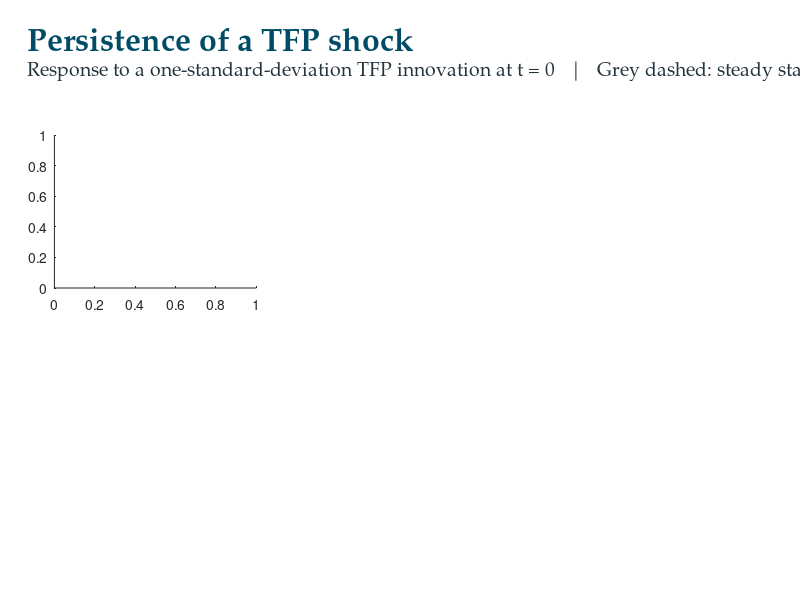

Recreate this plot in MATLAB. (Note: this script raises an error after producing the figure.)
function plot_persistence(rhos,X)
% Overlay of responses to a one-sd TFP innovation for several rho_a, in levels.
% Reads rbc_rho<rho>_o1.mat saved by main.mod; no Dynare rerun.
% Example: plot_persistence([0.5 0.9 0.95],40)
% Layout and styling follow the instructor's plot_lecture34.m. Changes: several
% runs overlaid, impulse responses (steady state + IRF) instead of one simulation.
if nargin<1, rhos=[0.5 0.9 0.95]; end
if nargin<2, X=40; end
lw=4.5;      % line width of the responses; raise it if the lines still look thin
lw_ss=3;     % line width of the dashed steady-state line
variables={'y','c','invest','n','k','w'};
titles={'Output','Consumption','Investment','Hours worked','Capital carried forward','Real wage'};
symbols={'Y_t','C_t','I_t','N_t','K_{t+1}','w_t'};
units={'Goods per period','Goods per period','Goods per period','Share of time','Capital, goods','Goods per hour'};
heading='Persistence of a TFP shock';
if ~exist('figures','dir'), mkdir('figures'); end
blue=[0 76 103]/255; red=[200 60 50]/255; orange=[255 160 35]/255;
colors={blue,red,orange}; ink=[35 52 61]/255; font='Palatino Linotype';
dates=0:X-1; limits=[0 X-1];
fig=figure('Visible','off','Color','w','Position',[80 80 1380 850]);
annotation(fig,'textbox',[0.035 0.915 0.93 0.075],'String',heading, ...
    'EdgeColor','none','FontName',font,'FontSize',23,'FontWeight','bold', ...
    'Color',blue,'HorizontalAlignment','left','Interpreter','none');
annotation(fig,'textbox',[0.035 0.865 0.94 0.05], ...
    'String','Response to a one-standard-deviation TFP innovation at t = 0   |   Grey dashed: steady state', ...
    'EdgeColor','none','FontName',font,'FontSize',14,'Color',ink,'Interpreter','none');
left=0.068; right=0.025; gap=0.075; ncols=3; nrows=2;
width=(1-left-right-(ncols-1)*gap)/ncols;
bottom=0.115; top=0.775; vertical_gap=0.15;
axis_height=(top-bottom-(nrows-1)*vertical_gap)/nrows;
for j=1:numel(variables)
    col=mod(j-1,ncols); row=floor((j-1)/ncols);
    axes('Parent',fig,'Position',[left+col*(width+gap), ...
        top-(row+1)*axis_height-row*vertical_gap,width,axis_height]);
    hold on;
    for i=1:numel(rhos)
        S=load(sprintf('rbc_rho%g_o1.mat',rhos(i)));
        idx=strcmp(cellstr(S.M_.endo_names),variables{j});
        ss=S.oo_.steady_state(idx);
        irf=S.oo_.irfs.([variables{j} '_eps_a']);
        assert(X<=numel(irf),'Only %d periods saved.',numel(irf));
        h(i)=plot(dates,ss+irf(1:X),'Color',colors{i},'LineWidth',lw);
    end
    plot(limits,ss*[1 1],'--','Color',[0.5 0.5 0.5],'LineWidth',lw_ss);
    xlim(limits);
    tick_step=max(1,ceil((X-1)/4)); ticks=unique([0:tick_step:X-1 X-1]);
    set(gca,'XTick',ticks,'FontName',font,'FontSize',15,'Box','off', ...
        'TickDir','out','XColor',ink,'YColor',ink,'LineWidth',1.5);
    title([titles{j} ' (' symbols{j} ')'],'Interpreter','tex', ...
        'FontName',font,'FontSize',18,'FontWeight','bold','Color',blue);
    xlabel('Period after the shock','FontName',font,'FontSize',15);
    ylabel(units{j},'FontName',font,'FontSize',15);
    grid on; set(gca,'GridAlpha',0.14);
    if j==1
        legend(h,arrayfun(@(r) sprintf('persistence %g',r),rhos,'UniformOutput',false), ...
            'FontSize',13,'Box','off');
    end
end
set(fig,'PaperPositionMode','auto');
print(fig,'figures/irf_persistence.png','-dpng','-r200');
fprintf('Saved figures/irf_persistence.png\n');
end
